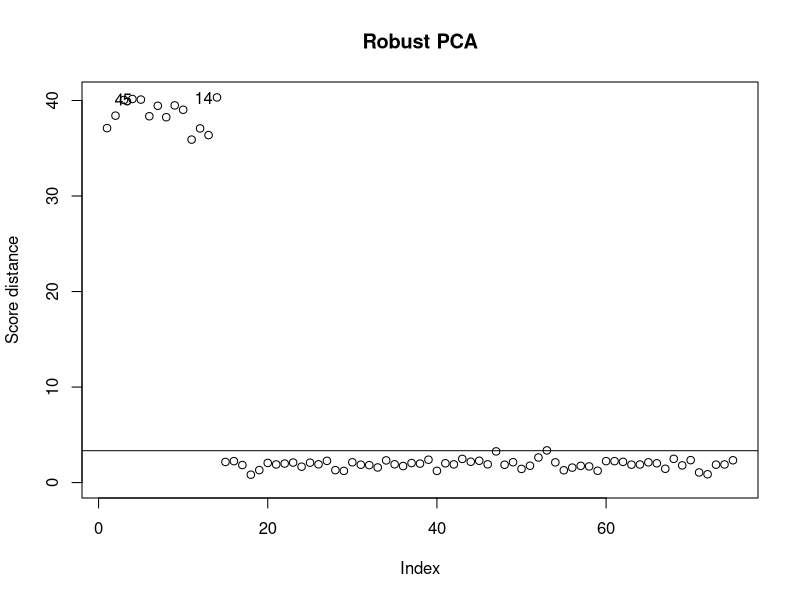
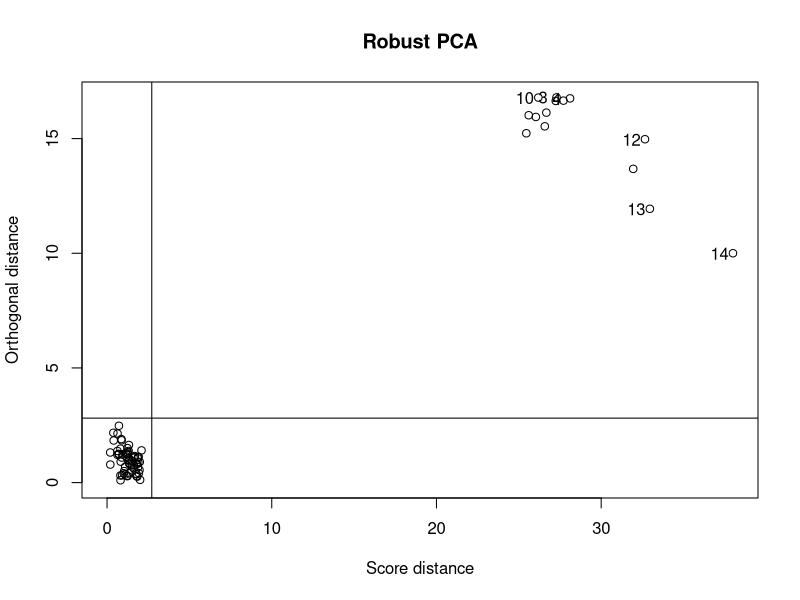
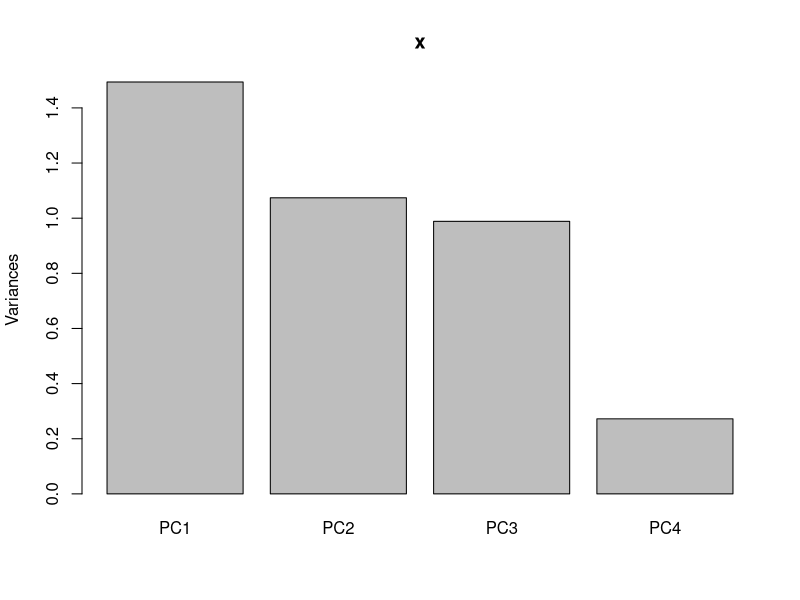
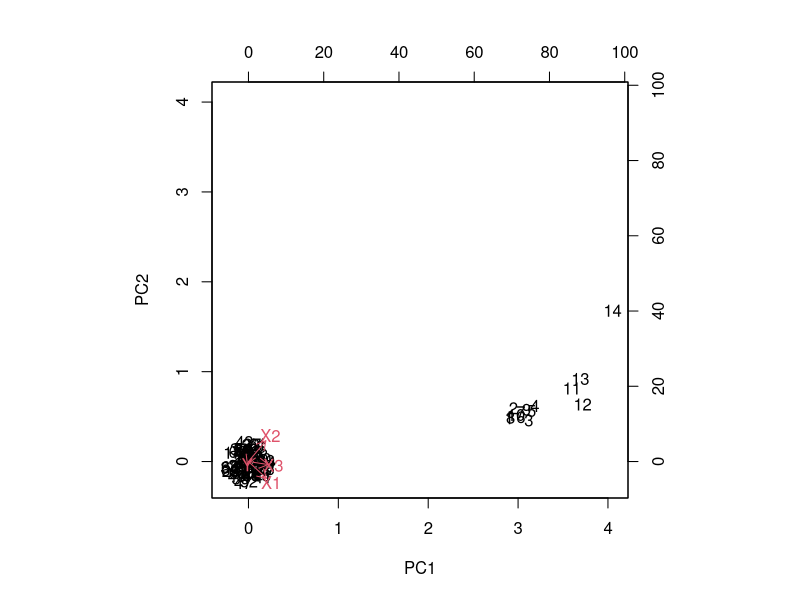

These charts were generated, in order, by the following R code:
library(rrcov)


### Name: PcaCov
### Title: Robust PCA based on a robust covariance matrix
### Aliases: PcaCov PcaCov.formula PcaCov.default
### Keywords: robust multivariate

### ** Examples

## PCA of the Hawkins Bradu Kass's Artificial Data
##  using all 4 variables
    data(hbk)
    pca <- PcaCov(hbk)
    pca

## Compare with the classical PCA
    prcomp(hbk)

## or  
    PcaClassic(hbk)
    
## If you want to print the scores too, use
    print(pca, print.x=TRUE)

## Using the formula interface
    PcaCov(~., data=hbk)

## To plot the results:

    plot(pca)                    # distance plot
    pca2 <- PcaCov(hbk, k=2)  
    plot(pca2)                   # PCA diagnostic plot (or outlier map)
    
## Use the standard plots available for for prcomp and princomp
    screeplot(pca)    
    biplot(pca)    
